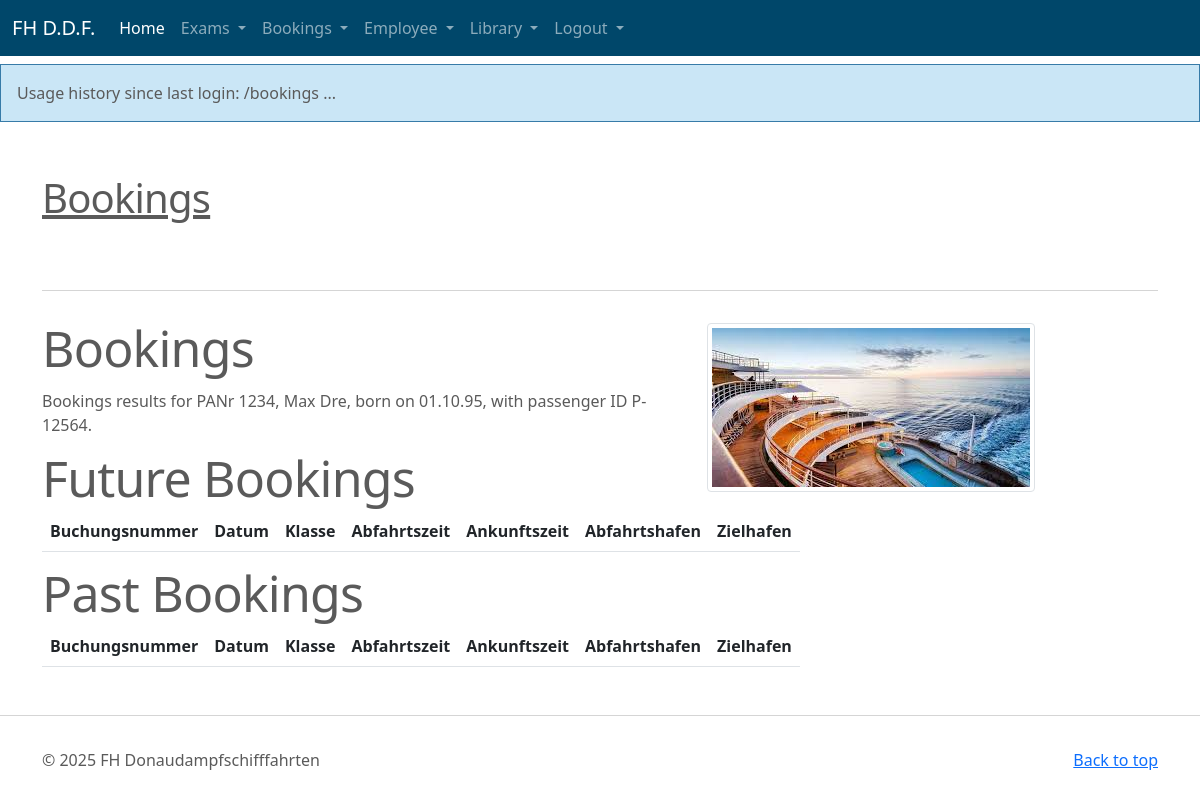
Before: /bookings (signed in) with the older database file.
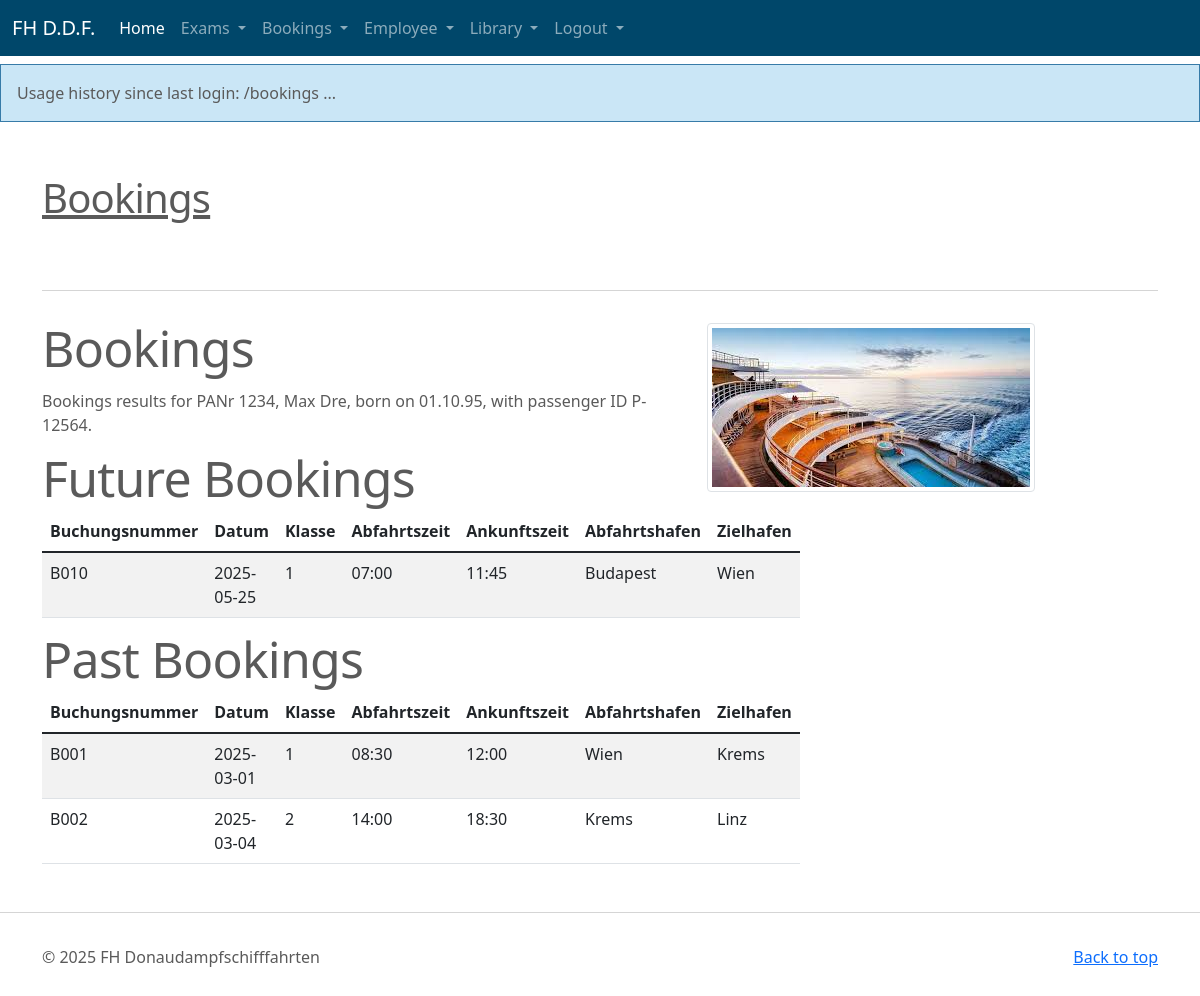
After: the same page with the newer database file.
### tables this page shows
CREATE TABLE "user" (
  id INTEGER PRIMARY KEY AUTOINCREMENT,
  username TEXT UNIQUE NOT NULL,
  password TEXT NOT NULL
);

CREATE TABLE "Person" (
    /* hab das auf PANr geaendert da es sonst mit den spaeteren FKs zach wird mit dem zusammengesetzten SVNR + GebDatum*/
    "PANr" NUMBER(4),
    /* es gibt keinen eigenen date type kann als int, text, oder real angegeben werden */ 
    "GebDatum" INTEGER,
    "Vorname" TEXT(50),
    "Nachname" TEXT(50),
    "PLZ" NUMBER(4),
    "Ort" TEXT(50),
    "Strasse" TEXT(50),
    "Hausnummer" NUMBER(4),
    CONSTRAINT pk_Person PRIMARY KEY (PANr)
);

CREATE TABLE "Passagier" (
    "PassagierNr" TEXT(10),
    "PANr" NUMBER(4)
        CONSTRAINT nn_PANr_Passagier NOT NULL,
    CONSTRAINT pk_Passagier PRIMARY KEY (PassagierNr),
    CONSTRAINT fk_Passagier_Person FOREIGN KEY (PANr) REFERENCES Person (PANr)
        ON DELETE CASCADE
);

CREATE TABLE "Buchen" (
    "Buchungsnummer" TEXT(10),
    "Datum" INTEGER,
    "Klasse" NUMBER(1),
    "PassagierNr" TEXT(10)
        CONSTRAINT nn_PassagierNR_Buchen NOT NULL,
    "Passagennummer" TEXT(10)
        CONSTRAINT nn_Passagennummer_Buchen NOT NULL,
    CONSTRAINT pk_Buchen PRIMARY KEY (Buchungsnummer),
    CONSTRAINT fk_Buchen_Passagier FOREIGN KEY (PassagierNr) REFERENCES Passagier (PassagierNr),
    CONSTRAINT fk_Buchen_Passage FOREIGN KEY (Passagennummer) REFERENCES Passage (Passagennummer)
);

CREATE TABLE "Passage" (
    "Passagennummer" TEXT(10),
    "Abfahrtszeit" TEXT(10),
    "Ankunftszeit" TEXT(10),
    "Abfahrtshafen" TEXT(20),
    "Zielhafen" TEXT(20),
    CONSTRAINT pk_Passage PRIMARY KEY (Passagennummer)
);

### flask_auu/bookings.py (the view)
@bp.route('/bookings')
@login_required
def bookings():
    session['history'] = session['history'] + "/bookings\n ... "
    flash(session['history'])
    db = get_db()
    passpers = db.execute(
            'SELECT Vorname, Nachname, Gebdatum, Passagiernr'
            ' FROM Person, Passagier'
            ' WHERE Person.PANr = Passagier.PANr and Person.PANr = ? ', (g.user['username'],)
    ).fetchone()
    bookinglist_future = None
    bookinglist_past = None
    if passpers is not None:
        bookinglist_future = db.execute(
            'SELECT buchungsnummer, datum, klasse, abfahrtszeit, ankunftszeit, abfahrtshafen, zielhafen'
            ' FROM Buchen, Passage'
            " WHERE Buchen.Passagennummer = Passage.Passagennummer AND Buchen.PassagierNr = ? and date(Datum) >= date('now')", (passpers['PassagierNr'],)
        ).fetchall()
        bookinglist_past = db.execute(
            'SELECT buchungsnummer, datum, klasse, abfahrtszeit, ankunftszeit, abfahrtshafen, zielhafen'
            ' FROM Buchen, Passage'
            " WHERE Buchen.Passagennummer = Passage.Passagennummer AND Buchen.PassagierNr = ? and date(Datum) < date('now')", (passpers['PassagierNr'],)
        ).fetchall()
    else:
        return render_template('non_passagier/non_passagier.html',)
    return render_template('bookings/bookings.html', passpers=passpers, bookinglist_future=bookinglist_future, bookinglist_past=bookinglist_past)

### flask_auu/auth.py (called while the page is built)
@bp.before_app_request
def load_logged_in_user():
    user_id = session.get('user_id')
    if session.get('history') is None:
        session['history'] = "Usage history since last login:\n"
    if user_id is None:
        g.user = None
    else:
        g.user = get_db().execute(
            'SELECT * FROM user WHERE id = ?', (user_id,)
        ).fetchone()

def login_required(view):
    @functools.wraps(view)
    def wrapped_view(**kwargs):
        if g.user is None:
            return redirect(url_for('auth.login'))
        return view(**kwargs)
    return wrapped_view

### flask_auu/db.py (called while the page is built)
def get_db():
        print('get_db(): before db is accessed...', flush=True)
        if 'db' not in g:
            g.db = sqlite3.connect(
                current_app.config['DATABASE'],
                detect_types=sqlite3.PARSE_DECLTYPES
            )
            g.db.row_factory = sqlite3.Row
        return g.db

### flask_auu/templates/bookings/bookings.html (shortened to what this page needs)
{% extends 'base.html' %}
{% block content %}
<div class="container marketing">
    <div class="signpost"><h1>Bookings</h1></div>
    <hr class="featurette-divider">
    <div class="row featurette">
        <div class="col-md-7">
            <h2 class="featurette-heading">Bookings</h2>
         <p> Bookings results for PANr {{ g.user['username'] }}, {{ passpers['vorname'] }} {{ passpers['nachname'] }}, born on {{ passpers['gebdatum'] }},
             with passenger ID {{ passpers['passagiernr'] }}. </p>
        <table class="table table-responsive table-striped table-hover">
            <h2 class="featurette-heading"> Future Bookings </h2>
			<thead>
				<tr>
					<th>Buchungsnummer</th>
					<th>Datum</th>
					<th>Klasse</th>
					<th>Abfahrtszeit</th>
                    <th>Ankunftszeit</th>
                    <th>Abfahrtshafen</th>
                    <th>Zielhafen</th>
				</tr>
			</thead>
			<tbody>
            {% for entry in bookinglist_future %}
	        	<tr><td>{{ entry['Buchungsnummer'] }}</td><td>{{ entry['Datum'] }}</td><td>{{ entry['Klasse'] }}</td><td>{{ entry['Abfahrtszeit'] }}</td><td>{{ entry['Ankunftszeit'] }}</td><td>{{ entry['Abfahrtshafen'] }}</td><td>{{ entry['Zielhafen'] }}</td></tr>
             {% endfor %}
			</tbody>
		</table>
        <table class="table table-responsive table-striped table-hover">
            <h2 class="featurette-heading"> Past Bookings </h2>
			<thead>
				<tr>
					<th>Buchungsnummer</th>
					<th>Datum</th>
					<th>Klasse</th>
					<th>Abfahrtszeit</th>
                    <th>Ankunftszeit</th>
                    <th>Abfahrtshafen</th>
                    <th>Zielhafen</th>
				</tr>
			</thead>
			<tbody>
            {% for entry in bookinglist_past %}
	        	<tr><td>{{ entry['Buchungsnummer'] }}</td><td>{{ entry['Datum'] }}</td><td>{{ entry['Klasse'] }}</td><td>{{ entry['Abfahrtszeit'] }}</td><td>{{ entry['Ankunftszeit'] }}</td><td>{{ entry['Abfahrtshafen'] }}</td><td>{{ entry['Zielhafen'] }}</td></tr>
             {% endfor %}
			</tbody>
		</table>
        </div>
        <div class="col-md-5">
            <img class="img-fluid img-thumbnail"src="{{ url_for('static', filename='pics/booking.jpeg') }}"/>
        </div>
    </div>
</div>
{% endblock %}

### flask_auu/templates/base.html (shortened to what this page needs)
<!doctype html>
<html lang="en">
<head>
    <link href="{{ url_for('static', filename='dist/css/bootstrap.min.css') }}" rel="stylesheet">
    <link href="{{ url_for('static', filename='dist/css/uu.css') }}" rel="stylesheet">
</head>
<body>
<header>
  <nav class="navbar navbar-expand-md fixed-top navbar-dark">
    <div class="container-fluid">
      <a class="navbar-brand" href="#">FH D.D.F.</a>
{% if g.user %}
      <div class="collapse navbar-collapse" id="navbarSupportedContent">
        <ul class="navbar-nav me-auto mb-2 mb-md-0">
          <li class="nav-item">
            <a class="nav-link active" aria-current="page" href="/">Home</a>
          </li>
          <li class="nav-item dropdown">
            <a class="nav-link dropdown-toggle" href="#" id="navbarDropdown1" role="button" data-bs-toggle="dropdown" aria-expanded="false">
              Exams
            </a>
          </li>
          <li class="nav-item dropdown">
            <a class="nav-link dropdown-toggle" href="#" id="navbarDropdown1" role="button" data-bs-toggle="dropdown" aria-expanded="false">
              Bookings
            </a>
          </li>
          <li class="nav-item dropdown">
            <a class="nav-link dropdown-toggle" href="#" id="navbarDropdown1" role="button" data-bs-toggle="dropdown" aria-expanded="false">
              Employee
            </a>
          </li>
          <li class="nav-item dropdown">
            <a class="nav-link dropdown-toggle" href="#" id="navbarDropdown2" role="button" data-bs-toggle="dropdown" aria-expanded="false">
              Library
            </a>
          </li>
           <li class="nav-item dropdown">
            <a class="nav-link dropdown-toggle" href="#" id="navbarDropdown3" role="button" data-bs-toggle="dropdown" aria-expanded="false">
              Logout
            </a>
          </li>
        </ul>
      </div>
{% endif %}
    </div>
  </nav>
</header>
<main>
    {% for message in get_flashed_messages() %}
    <div class="flash">{{ message }}</div>
     {% endfor %}
    {% block content %}
    {% endblock %}
     <hr class="featurette-divider">
    <footer class="container">
    <p class="float-end"><a href="#">Back to top</a></p>
    <p>&copy; 2025 FH Donaudampfschifffahrten </p>
</footer>
</main>
</body>
</html>

Changed rows visible on the page:
now on this page (row edited): Buchen: Buchungsnummer "B010", Datum "2025-05-25", Klasse "1", Abfahrtszeit "07:00", Ankunftszeit "11:45", Abfahrtshafen "Budapest", Zielhafen "Wien", shown under "Future Bookings"
now on this page (row edited): Buchen: Buchungsnummer "B001", Datum "2025-03-01", Klasse "1", Abfahrtszeit "08:30", Ankunftszeit "12:00", Abfahrtshafen "Wien", Zielhafen "Krems", shown under "Past Bookings"
now on this page (row edited): Buchen: Buchungsnummer "B002", Datum "2025-03-04", Klasse "2", Abfahrtszeit "14:00", Ankunftszeit "18:30", Abfahrtshafen "Krems", Zielhafen "Linz", shown under "Past Bookings"
